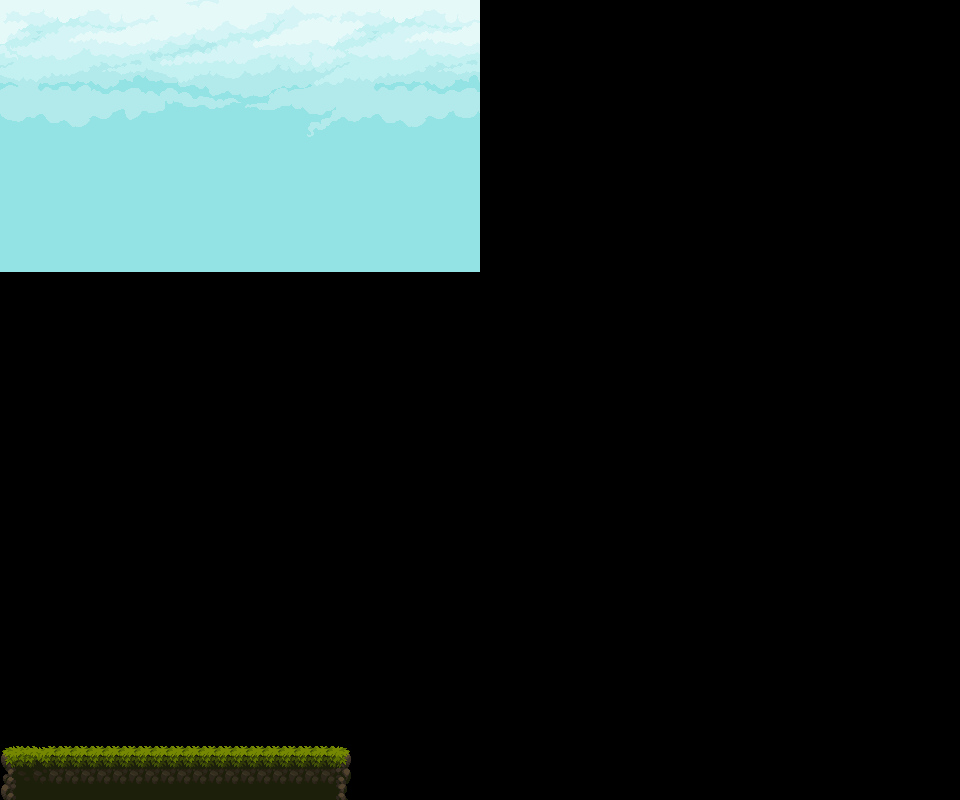

A level layout from a 2D game, rendered from its tile map. Below: a short description, then the map file with tile-grid data replaced by summaries:
An orthogonal 60x50 tile map with 16x16 px tiles, 2 tile layers (Ground, Background), 1 image layer and 1 object.

<map version="1.10" tiledversion="1.11.2" orientation="orthogonal" renderorder="right-down" width="60" height="50" tilewidth="16" tileheight="16" infinite="0" nextlayerid="5" nextobjectid="2">
 <tileset firstgid="1" source="tilesets/Tiles.tsx" />
 <imagelayer id="3" name="Background" parallaxx="0" parallaxy="0" repeatx="1">
  <image source="../background/Background.png" width="480" height="272" />
 </imagelayer>
 <layer id="2" name="Ground" width="60" height="50">
  <data>[3000 cells, 72 non-empty, 8 distinct tile ids]</data>
 </layer>
 <objectgroup id="4" name="Collisions">
  <object id="1" x="2" y="749.5" width="346" height="51" />
 </objectgroup>
 <layer id="1" name="Background" width="60" height="50">
  <data>[3000 cells, 16 non-empty, 16 distinct tile ids]</data>
 </layer>
</map>
